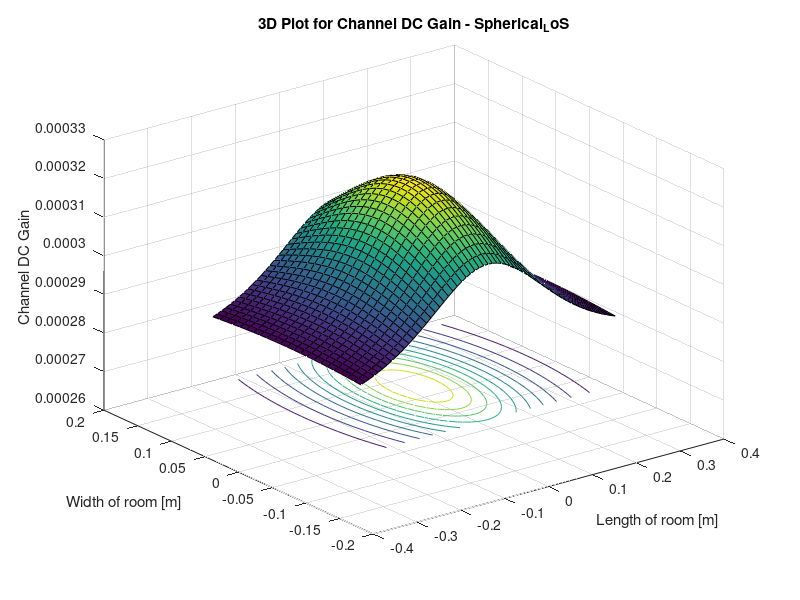
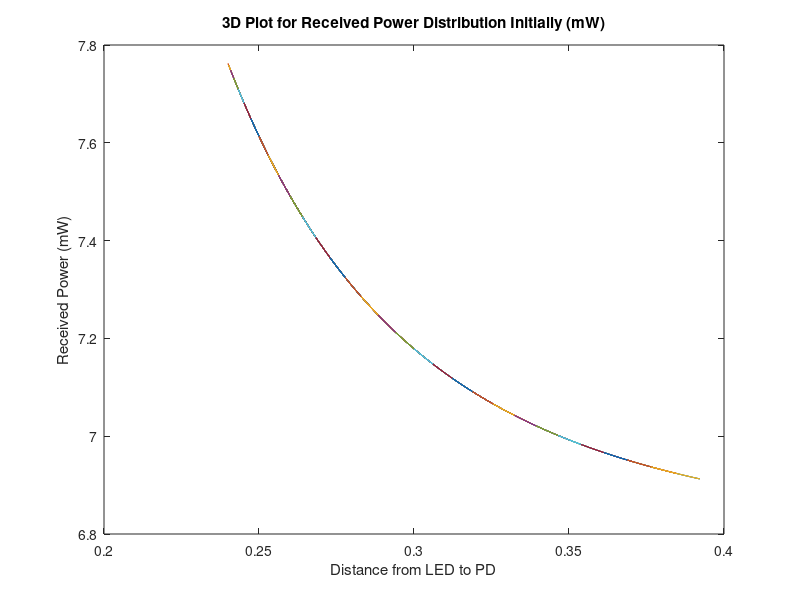
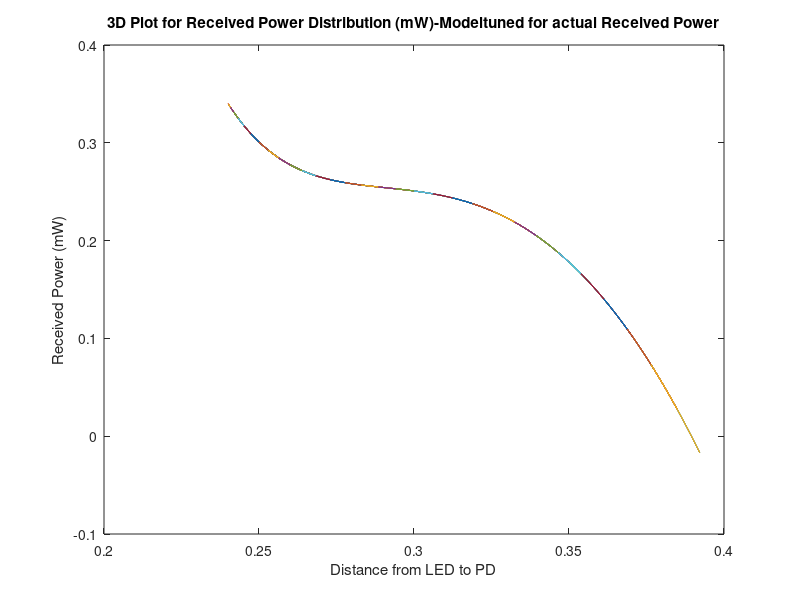

Recreate these plots in MATLAB, in order.
%Parameters
phi = 60;
m=- log(2)/log(cosd(phi));
P_LED= 24000;
Arx= 7.45E-6;
Ts= 1;
%index= 1.5;
FOV= 55;
Ar=2.2E-6;
p=0.9;
Aroom=0.07015;

G_Con= 1;

lx=0.58; ly=0.22; lz=0.24;
h=lz;
[XT,YT]= meshgrid(0,0);

Nx = lx*100; Ny= ly*100;
x=-lx/2:lx/Nx:lx/2;
y=-ly/2:ly/Ny:ly/2;
[XR, YR] = meshgrid(x, y); 
D= sqrt((XR-XT).^2+ (YR-YT).^2+h^2);
cos_irradiance_angle = h./D; 
cos_incidence_angle = h./D;

HLOS=((m+1)*Arx*(cos_irradiance_angle.^m).*Ts.*G_Con.*cos_incidence_angle)./(2*pi.*D.^2);
Hdiff=(Ar*p)/(Aroom*(1-p));
Htotal=(HLOS+Hdiff);
P_rx=P_LED.*Htotal;
P_rx(find(abs(acosd(cos_incidence_angle))> FOV)) = 0; 
P_rx_initial =P_rx;
%P_rx_final =P_rx - (65.3-735.*D+3532.*(D.^(2))-7641.*(D.^(3))+6245.*(D.^(4)));
%P_rx_final =P_rx - (19.2-100.*D+273.*(D.^(2))-252.*(D.^(3)));
P_rx_final =P_rx - (13.3-37.5.*D+54.2.*(D.^(2)));
%P_rx_dBm=(10*log10(P_rx));

figure(1)
surfc(x,y,Htotal);
xlabel('Length of room [m]')
ylabel('Width of room [m]' )
zlabel('Channel DC Gain' )
hold on
title('3D Plot for Channel DC Gain - Spherical_LoS' )

figure(2)
plot(D,P_rx_initial)
xlabel('Distance from LED to PD')
ylabel('Received Power (mW)')
title('3D Plot for Received Power Distribution Initially (mW)' ) 

figure(3)
plot(D,P_rx_final)
xlabel('Distance from LED to PD')
ylabel('Received Power (mW)')
title('3D Plot for Received Power Distribution (mW)-Modeltuned for actual Received Power' )





